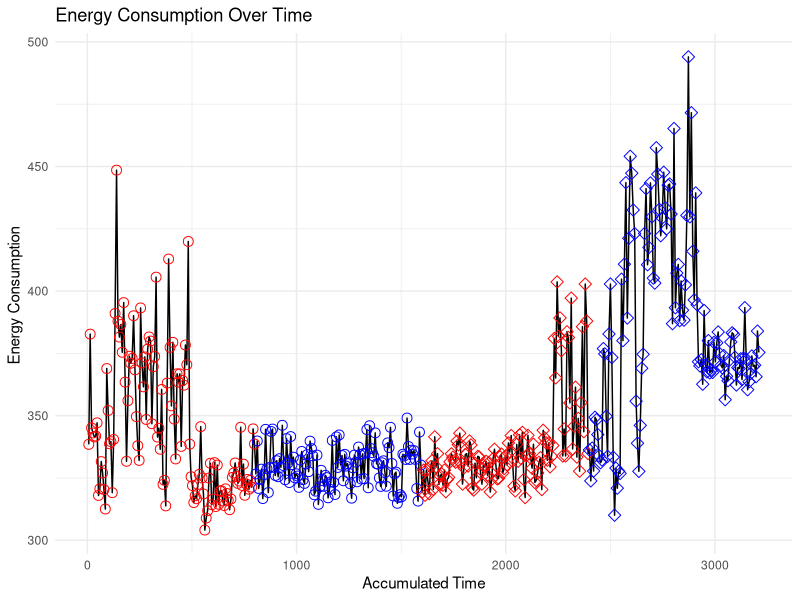

This chart was generated by the following R code:
data <- read.csv("data/evoapps-1.11.7-baseline-bna-baseline-16-Oct-11-08-20.csv")

# accumulate the column "seconds" in a column "accumulated_time"

data$accumulated_time <- cumsum(data$seconds)
library(ggplot2)

data$color <- ifelse(data$population_size == 200, "red", "blue")
data$shape <- ifelse(data$dimension == 3, 21,23)
ggplot(data, aes(x = accumulated_time, y = PKG)) +
  geom_line() + geom_point(color=data$color, shape=data$shape,size=3) +
  labs(
    title = "Energy Consumption Over Time",
    x = "Accumulated Time",
    y = "Energy Consumption "
  ) +
  theme_minimal()
